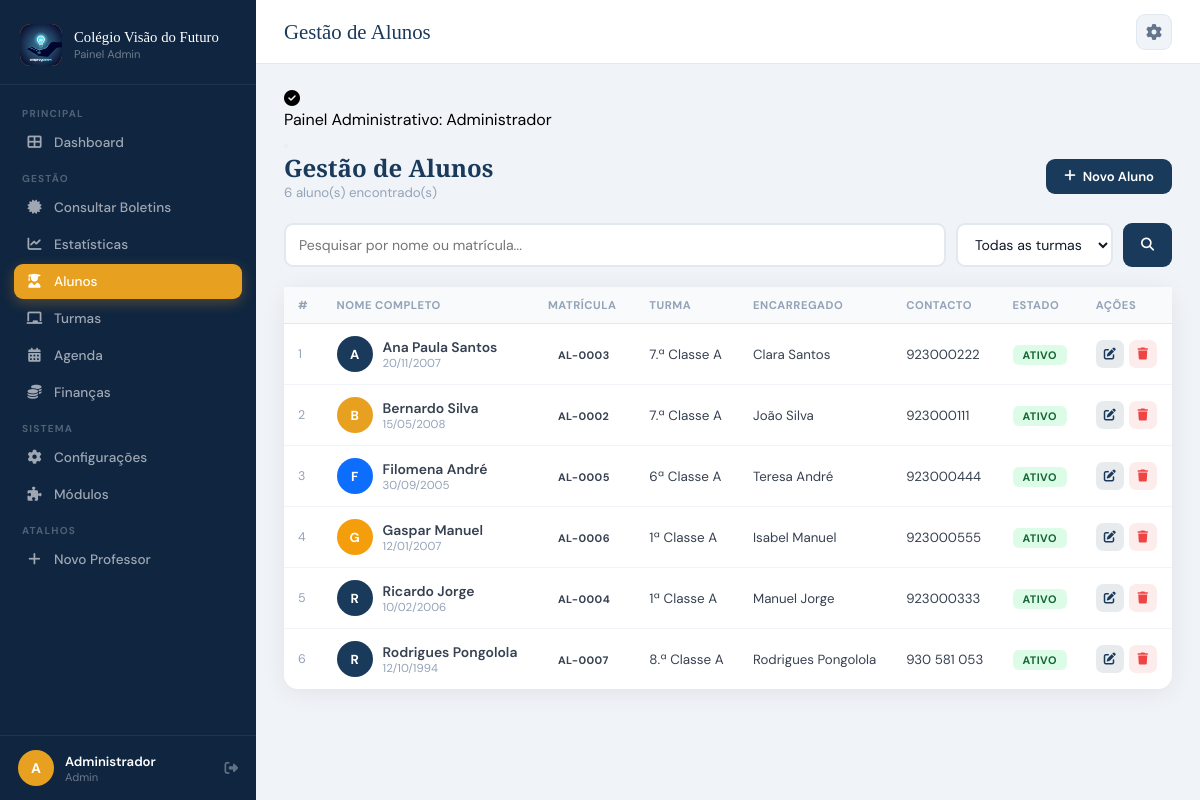
Screenshot of /paginas/alunos.php (signed in) with the database file from the repository.
### tables this page shows
CREATE TABLE `alunos` (
  `id` int(11) NOT NULL,
  `nome_completo` varchar(200) NOT NULL,
  `email_aluno` varchar(150) DEFAULT NULL,
  `senha_acesso` varchar(255) NOT NULL,
  `data_nascimento` date DEFAULT NULL,
  `genero` enum('M','F','Outro') DEFAULT NULL,
  `foto` varchar(255) DEFAULT NULL,
  `turma_id` int(11) DEFAULT NULL,
  `responsavel_nome` varchar(200) DEFAULT NULL,
  `responsavel_telefone` varchar(20) DEFAULT NULL,
  `responsavel_email` varchar(150) DEFAULT NULL,
  `morada` varchar(500) DEFAULT NULL,
  `estado` enum('ativo','inativo','transferido') DEFAULT 'ativo',
  `data_matricula` date DEFAULT NULL,
  `criado_em` timestamp NOT NULL DEFAULT current_timestamp()
);

CREATE TABLE `turmas` (
  `id` int(11) NOT NULL,
  `nome` varchar(100) NOT NULL,
  `ano_letivo` varchar(9) DEFAULT NULL,
  `professor_responsavel` varchar(150) DEFAULT NULL,
  `capacidade` int(11) DEFAULT 30,
  `sala` varchar(50) DEFAULT NULL,
  `ativo` tinyint(1) DEFAULT 1,
  `criado_em` timestamp NOT NULL DEFAULT current_timestamp()
);

### paginas/alunos.php (the view, shortened to what this page needs)
 <?php
require_once '../includes/conexao.php';
$pesquisa = limpar($_GET['q'] ?? '');
$where = '1=1';
$alunos = $conn->query("SELECT a.*, t.nome as turma_nome FROM alunos a LEFT JOIN turmas t ON a.turma_id = t.id WHERE $where ORDER BY a.nome_completo ASC");
require_once '../includes/cabecalho.php';
?>
<div style="display:flex;align-items:center;justify-content:space-between;margin-bottom:22px">
  <div>
    <h2 style="font-family:'Playfair Display',serif;color:var(--p);font-size:1.5rem">Gestão de Alunos</h2>
    <p style="color:#94a3b8;font-size:.83rem"><?= $alunos->num_rows ?> aluno(s) encontrado(s)</p>
  </div>
  <button class="btn btn-p" onclick="abrirModal('modalAluno')"><i class="fas fa-plus"></i> Novo Aluno</button>
</div>
<form method="GET" style="display:flex;gap:10px;margin-bottom:20px;flex-wrap:wrap">
  <input type="text" name="q" class="form-control" placeholder="Pesquisar por nome ou matrícula..." value="<?= htmlspecialchars($pesquisa) ?>" style="flex:1;min-width:200px">
  <select name="turma" class="form-control" style="width:auto">
    <option value="0">Todas as turmas</option>
  </select>
  <button type="submit" class="btn btn-p"><i class="fas fa-search"></i></button>
</form>
<div class="card">
  <div class="card-body" style="padding:0;overflow-x:auto">
    <table class="tabela">
      <thead>
        <tr><th>#</th><th>Nome Completo</th><th>Matrícula</th><th>Turma</th><th>Encarregado</th><th>Contacto</th><th>Estado</th><th>Ações</th></tr>
      </thead>
      <tbody>
      <?php if ($alunos->num_rows === 0): ?>
        <tr><td colspan="8" style="text-align:center;padding:40px;color:#94a3b8">Nenhum aluno encontrado.</td></tr>
      <?php else: ?>
      <?php $i=1; while($al = $alunos->fetch_assoc()):
        $inicial = strtoupper(substr($al['nome_completo'],0,1));
        $cores = ['A'=>'#1a3a5c','B'=>'#e8a020','C'=>'#22c55e','D'=>'#6f42c1','E'=>'#ef4444','F'=>'#0d6efd','G'=>'#f59e0b','H'=>'#06b6d4'];
        $cor_av = $cores[$inicial] ?? '#1a3a5c';
        $estados = ['ativo'=>'badge-verde','inativo'=>'badge-vermelho','transferido'=>'badge-amarelo'];
        $bc = $estados[$al['estado']] ?? 'badge-azul';
      ?>
      <tr>
        <td style="color:#94a3b8;font-size:.78rem"><?= $i++ ?></td>
        <td>
          <div style="display:flex;align-items:center;gap:10px">
            <div style="width:36px;height:36px;border-radius:50%;background:<?= $cor_av ?>;display:flex;align-items:center;justify-content:center;color:#fff;font-weight:700;font-size:.82rem;flex-shrink:0"><?= $inicial ?></div>
            <div>
              <div style="font-weight:600;font-size:.87rem"><?= htmlspecialchars($al['nome_completo']) ?></div>
              <?php if($al['data_nascimento']): ?><div style="font-size:.72rem;color:#94a3b8"><?= date('d/m/Y',strtotime($al['data_nascimento'])) ?></div><?php endif; ?>
            </div>
          </div>
        </td>
         <td><span class="badge badge-fundo">AL-<?= str_pad($al['id'], 4, '0', STR_PAD_LEFT) ?></span></td>
        <td><?= htmlspecialchars($al['turma_nome'] ?? '—') ?></td>
        <td style="font-size:.83rem"><?= htmlspecialchars($al['responsavel_nome'] ?? '—') ?></td>
        <td style="font-size:.83rem"><?= htmlspecialchars($al['responsavel_telefone'] ?? '—') ?></td>
        <td><span class="badge <?= $bc ?>"><?= ucfirst($al['estado']) ?></span></td>
        <td>
          <div style="display:flex;gap:5px">
            <button class="btn-acao btn-editar" onclick="editarAluno(<?= htmlspecialchars(json_encode($al)) ?>)" title="Editar"><i class="fas fa-edit"></i></button>
            <form method="POST" style="display:inline" onsubmit="return confirm('Remover este aluno?')">
              <button type="submit" class="btn-acao btn-apagar" title="Apagar"><i class="fas fa-trash"></i></button>
            </form>
          </div>
        </td>
      </tr>
      <?php endwhile; endif; ?>
      </tbody>
    </table>
  </div>
</div>
<?php require_once '../includes/rodape.php'; ?>

### rows the page displays
alunos: nome_completo "A", nome_completo "Ana Paula Santos", data_nascimento "20/11/2007", id "0003", turma.nome "7.ª Classe A", responsavel_nome "Clara Santos", responsavel_telefone "923000222", estado "ATIVO"
alunos: nome_completo "B", nome_completo "Bernardo Silva", data_nascimento "15/05/2008", id "0002", turma.nome "7.ª Classe A", responsavel_nome "João Silva", responsavel_telefone "923000111", estado "ATIVO"
alunos: nome_completo "F", nome_completo "Filomena André", data_nascimento "30/09/2005", id "0005", turma.nome "6ª Classe A", responsavel_nome "Teresa André", responsavel_telefone "923000444", estado "ATIVO"
alunos: nome_completo "G", nome_completo "Gaspar Manuel", data_nascimento "12/01/2007", id "0006", turma.nome "1ª Classe A", responsavel_nome "Isabel Manuel", responsavel_telefone "923000555", estado "ATIVO"
alunos: nome_completo "R", nome_completo "Ricardo Jorge", data_nascimento "10/02/2006", id "0004", turma.nome "1ª Classe A", responsavel_nome "Manuel Jorge", responsavel_telefone "923000333", estado "ATIVO"
alunos: nome_completo "R", nome_completo "Rodrigues Pongolola", data_nascimento "12/10/1994", id "0007", turma.nome "8.ª Classe A", responsavel_nome "Rodrigues Pongolola", responsavel_telefone "930 581 053", estado "ATIVO"

### other values shown
$nome_escola "Colégio Visão do Futuro"
$item['label'] "Dashboard"
$item['label'] "Alunos"
$item['label'] "Turmas"
$item['label'] "Agenda"
$item['label'] "Finanças"
$item['label'] "Configurações"
$item['label'] "Módulos"
$user_inicial "A"
$user_nome "Administrador"
$user_tipo "Admin"
$titulo_pagina "Gestão de Alunos"
$f['texto'] "Painel Administrativo: Administrador"
$alunos->num_rows "6"
